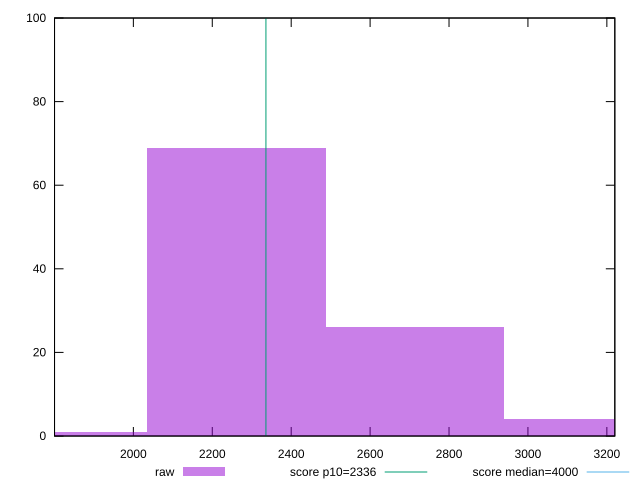

The gnuplot source for this figure:
reset

$raw <<EOF
3165.3734470914605 4
2260.9810336367577 69
2713.177240364109 26
1808.784826909406 1
EOF

set key outside below
set boxwidth 452.1962067273515
set xrange [1800.2255:3220.2049999999995]
set yrange [0:100]
set trange [0:100]
set style fill transparent solid 0.5 noborder

set parametric
set terminal svg size 640, 490 enhanced background rgb 'white'
set output "report_00014_2021-02-09T15:56:05.503Z/first-meaningful-paint/samples/pages+cached+noadtech+nomedia/raw/histogram.svg"

plot $raw title "raw" with boxes, \
     2336,t title "score p10=2336", \
     4000,t title "score median=4000"

reset
